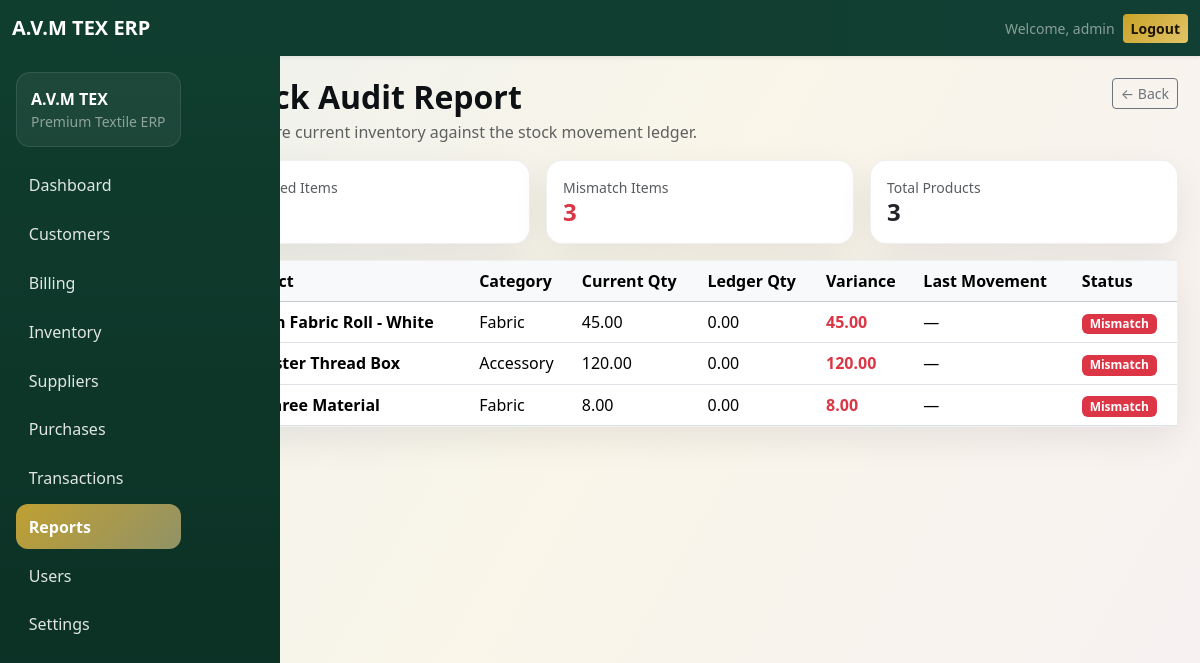
Screenshot of /avm-tex/reports/stock_audit_report.php (signed in) with the database file from the repository.
### tables this page shows
CREATE TABLE IF NOT EXISTS inventory (
  id INT UNSIGNED NOT NULL AUTO_INCREMENT,
  product_name VARCHAR(200) NOT NULL,
  category VARCHAR(100) NOT NULL DEFAULT 'General',
  quantity DECIMAL(12,2) NOT NULL DEFAULT 0,
  unit VARCHAR(30) NOT NULL DEFAULT 'pcs',
  purchase_price DECIMAL(12,2) NOT NULL DEFAULT 0,
  selling_price DECIMAL(12,2) NOT NULL DEFAULT 0,
  supplier VARCHAR(150) DEFAULT NULL,
  gst_percentage DECIMAL(5,2) NOT NULL DEFAULT 0,
  barcode VARCHAR(50) DEFAULT NULL,
  created_at TIMESTAMP NOT NULL DEFAULT CURRENT_TIMESTAMP,
  updated_at TIMESTAMP NOT NULL DEFAULT CURRENT_TIMESTAMP ON UPDATE CURRENT_TIMESTAMP,
  PRIMARY KEY (id),
  KEY idx_inventory_product (product_name),
  KEY idx_inventory_category (category),
  KEY idx_inventory_barcode (barcode),
  KEY idx_inventory_quantity (quantity)
);

### avm-tex/reports/stock_audit_report.php (the view, shortened to what this page needs)
<?php
require_once __DIR__ . '/../config/db.php';
$auditRows = [];
$mismatchCount = 0;
$matchedCount = 0;
try {
    $stmt = $pdo->query(
        'SELECT i.id AS product_id,
                i.product_name,
                i.category,
                i.quantity AS current_quantity,
                i.unit,
                COALESCE(SUM(sm.quantity_changed), 0) AS ledger_quantity,
                MAX(sm.created_at) AS last_movement
         FROM inventory i
         LEFT JOIN stock_movements sm ON sm.product_id = i.id
         GROUP BY i.id, i.product_name, i.category, i.quantity, i.unit
         ORDER BY i.product_name ASC'
    );
    $auditRows = $stmt->fetchAll(PDO::FETCH_ASSOC) ?: [];
    foreach ($auditRows as $row) {
        $current = (float)$row['current_quantity'];
        $ledger = (float)$row['ledger_quantity'];
        if (abs($current - $ledger) <= 0.01) {
            $matchedCount++;
        } else {
            $mismatchCount++;
        }
    }
} catch (PDOException $e) {
    $dbError = APP_DEBUG ? $e->getMessage() : 'Could not load stock audit data.';
}
require_once __DIR__ . '/../includes/header.php';
require_once __DIR__ . '/../includes/sidebar.php';
?>
<div class="container-fluid">
    <div class="row">
        <div class="d-none d-lg-block col-lg-3 col-xl-2 p-0" aria-hidden="true"></div>
        <main class="col-12 col-lg-9 col-xl-10 avm-content">
            <div class="d-flex justify-content-between align-items-start mb-3">
                <div>
                    <h2 class="mb-1 fw-bold">Stock Audit Report</h2>
                    <div class="avm-muted">Compare current inventory against the stock movement ledger.</div>
                </div>
                <a href="<?= APP_BASE ?>/reports/index.php" class="btn btn-outline-secondary btn-sm">← Back</a>
            </div>
            <div class="row g-3 mb-3">
                <div class="col-md-4">
                    <div class="card avm-card h-100"><div class="card-body">
                        <div class="small text-muted">Matched Items</div>
                        <div class="h4 mb-0 fw-bold text-success"><?= $matchedCount ?></div>
                    </div></div>
                </div>
                <div class="col-md-4">
                    <div class="card avm-card h-100"><div class="card-body">
                        <div class="small text-muted">Mismatch Items</div>
                        <div class="h4 mb-0 fw-bold text-danger"><?= $mismatchCount ?></div>
                    </div></div>
                </div>
                <div class="col-md-4">
                    <div class="card avm-card h-100"><div class="card-body">
                        <div class="small text-muted">Total Products</div>
                        <div class="h4 mb-0 fw-bold"><?= count($auditRows) ?></div>
                    </div></div>
                </div>
            </div>
            <div class="card avm-card">
                <div class="table-responsive">
                    <table class="table table-hover align-middle mb-0">
                        <thead class="table-light">
                            <tr>
                                <th>Product</th>
                                <th>Category</th>
                                <th>Current Qty</th>
                                <th>Ledger Qty</th>
                                <th>Variance</th>
                                <th>Last Movement</th>
                                <th>Status</th>
                            </tr>
                        </thead>
                        <tbody>
                            <?php if (count($auditRows) === 0): ?>
                                <tr>
                                    <td colspan="7" class="text-center py-4 text-muted">No inventory items found.</td>
                                </tr>
                            <?php else: ?>
                                <?php foreach ($auditRows as $row): ?>
                                    <?php
                                    $current = (float)$row['current_quantity'];
                                    $ledger = (float)$row['ledger_quantity'];
                                    $variance = round($current - $ledger, 2);
                                    $ok = abs($variance) <= 0.01;
                                    ?>
                                    <tr>
                                        <td class="fw-semibold"><?= htmlspecialchars((string)$row['product_name']) ?></td>
                                        <td><?= htmlspecialchars((string)$row['category']) ?></td>
                                        <td><?= number_format($current, 2) ?></td>
                                        <td><?= number_format($ledger, 2) ?></td>
                                        <td class="fw-semibold <?= $ok ? 'text-success' : 'text-danger' ?>"><?= number_format($variance, 2) ?></td>
                                        <td><?= !empty($row['last_movement']) ? htmlspecialchars(date('d M Y, h:i A', strtotime((string)$row['last_movement']))) : '—' ?></td>
                                        <td>
                                            <span class="badge <?= $ok ? 'bg-success' : 'bg-danger' ?>">
                                                <?= $ok ? 'Balanced' : 'Mismatch' ?>
                                            </span>
                                        </td>
                                    </tr>
                                <?php endforeach; ?>
                            <?php endif; ?>
                        </tbody>
                    </table>
                </div>
            </div>
        </main>
    </div>
</div>
<?php require_once __DIR__ . '/../includes/footer.php'; ?>

### avm-tex/assets/css/style.css (style rules this page uses)
:root { --avm-cream:#f7f1e1; --avm-maroon:#6b1022; --avm-gold:#c9a227; --avm-green:#0f3d2e; --avm-ink:#0e1114; }
.avm-bg { background: linear-gradient(120deg, rgba(15,61,46,.08), rgba(201,162,39,.10), rgba(107,16,34,.06)); min-height:100vh; color: var(--avm-ink); }
.avm-content { padding: 22px; }
.avm-card { border: 1px solid rgba(0,0,0,.06); border-radius: 16px; box-shadow: 0 12px 36px rgba(14,17,20,.08); }
.avm-muted { color: rgba(14,17,20,.65); }

### rows the page displays
inventory: product_name "Cotton Fabric Roll - White", category "Fabric", quantity "45.00", ledger "0.00", shows "Mismatch"
inventory: product_name "Polyester Thread Box", category "Accessory", quantity "120.00", ledger "0.00", shows "Mismatch"
inventory: product_name "Silk Saree Material", category "Fabric", quantity "8.00", ledger "0.00", shows "Mismatch"

### other values shown
$_SESSION['admin_username'] "admin"
$label "Dashboard"
$label "Customers"
$label "Billing"
$label "Inventory"
$label "Suppliers"
$label "Purchases"
$label "Transactions"
$label "Reports"
$label "Users"
$label "Settings"
$mismatchCount "3"
count($auditRows) "3"
